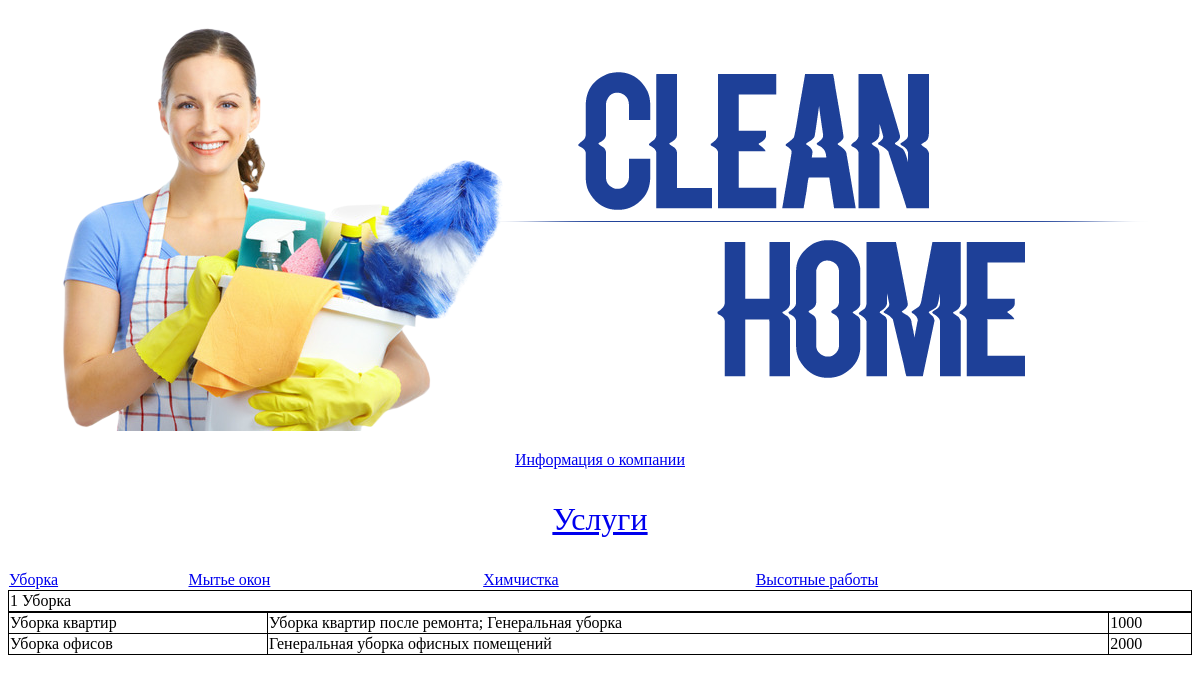
Page /kategorii.php?category=uborka on the committed database.
### tables this page shows
CREATE TABLE IF NOT EXISTS `kategorii` (
  `id` int(10) NOT NULL AUTO_INCREMENT,
  `name` varchar(255) NOT NULL,
  `url` varchar(255) DEFAULT NULL,
  PRIMARY KEY (`id`),
  UNIQUE KEY `id` (`id`,`url`)
);

CREATE TABLE IF NOT EXISTS `uslugi` (
  `id` int(11) NOT NULL AUTO_INCREMENT,
  `id_cat` int(11) NOT NULL,
  `name` varchar(255) NOT NULL,
  `price` int(10) NOT NULL,
  `opisanie` text NOT NULL,
  PRIMARY KEY (`id`),
  UNIQUE KEY `id` (`id`)
);

### core/func/func.php (the view, shortened to what this page needs)
<?php
function get_id_category(){
	$category_url = $_GET["category"];
	$query = "SELECT id, name FROM kategorii WHERE  url = '$category_url'";
	$result = mysql_query($query) or die('Запрос не удался: ' . mysql_error());
		echo "<table>\n";
		echo "\t<tr>\n";
	while ($rows = mysql_fetch_array($result, MYSQL_ASSOC)) {
	    echo "\t\t<td>".$rows["id"]." ".$rows['name']."</td>\n";
	}
	echo "\t</tr>\n";
	echo "</table>\n";
}
function view_link_category(){
	$query = "SELECT name, url FROM kategorii;";
	$result = mysql_query($query) or die('Запрос не удался: ' . mysql_error());
		echo "<table class=\"link\">\n";
		echo "\t<tr>\n";
	while ($rows = mysql_fetch_array($result, MYSQL_ASSOC)) {
	    echo "\t\t<td><a href=?category=".$rows["url"].">".$rows['name']."</a></td>\n";
	}
	echo "\t</tr>\n";
	echo "</table>\n";
}
function view_product(){
	$category_url = $_GET["category"];
	$query = "SELECT  `kategorii`.`name` ,  `uslugi`.`name`, `opisanie`, `price` FROM  `kategorii`
		 LEFT JOIN  `uslugi` ON  `kategorii`.`id` =  `uslugi`.`id_cat`
		WHERE  `kategorii`.`url` =  '$category_url'
		ORDER BY  `kategorii`.`name`; ";
		$result = mysql_query($query) or die('Запрос не удался: ' . mysql_error());
		echo "<table>\n";
	while ($line = mysql_fetch_array($result, MYSQL_ASSOC)) {
	    echo "\t<tr>\n";
	    foreach ($line as $col_value) {
	        echo "\t\t<td>$col_value</td>\n";
	    }
	    echo "\t</tr>\n";
	}
	echo "</table>\n";
}
?>

### kategorii.php (shortened to what this page needs)
<!DOCTYPE html>
<html>
<head>
	<link rel="stylesheet" type="text/css" href="static/css/style.css">
</head>
<body>
<?php
require_once 'core/func/func.php';
?>
<img src="static/images/header_image.png" width = "1140" height = "423"  >
 	<p class="information" align = "center">
 		<a href = "information.php">Информация о компании</a>
 	</p>
 	<p class="kategorii" align = "center">
 		<a href = "kategorii.php">Услуги </a>
 	</p>
 	<?php echo view_link_category(); ?>
 	<?php
echo get_id_category();
echo view_product();
?>
</body>
</html>

### static/css/style.css (style rules this page uses)
p.kategorii { color: yellow; font-size: 200%; }
table { width: 100%; border-collapse: collapse; }
td, tr { border: 1px solid #000; }
table.link td, table.link tr { border: none; }

### rows in the picture
kategorii: name "Уборка", id "1", uslugi.name "Уборка квартир", uslugi.opisanie "Уборка квартир после ремонта; Генеральная уборка", uslugi.price "1000", uslugi.name "Уборка офисов", uslugi.opisanie "Генеральная уборка офисных помещений", uslugi.price "2000"
kategorii: name "Мытье окон"
kategorii: name "Химчистка"
kategorii: name "Высотные работы"
